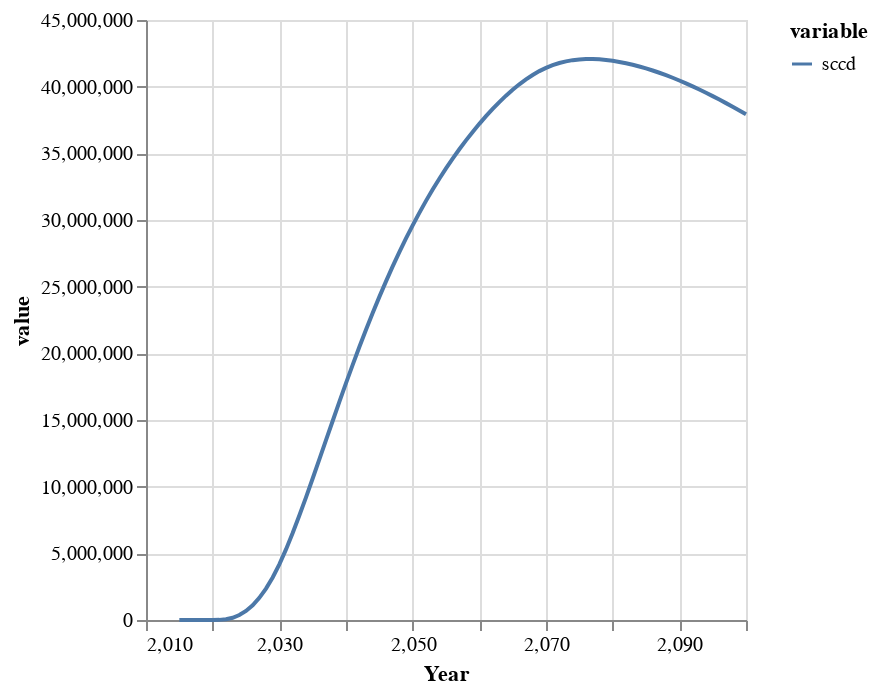

Notebook code for this chart:
### Code cell
df = DataFrame(
    :Year => Mimi.time_labels(m),
    :sccd =>sccd )

stack(df, [:sccd]) |> 

@vlplot(
    :line, 
    x = :Year,
    y = :value,
    color = :variable
)

### Figure 1 — Vega-Lite specification as saved in the notebook (floating-point values rounded to 4 significant figures)
{"data": {"values": [{"Year": 2015, "value": 0, "variable": "sccd"}, {"Year": 2016, "value": 0, "variable": "sccd"}, {"Year": 2017, "value": 0, "variable": "sccd"}, {"Year": 2018, "value": 0, "variable": "sccd"}, {"Year": 2019, "value": 0, "variable": "sccd"}, {"Year": 2020, "value": 0, "variable": "sccd"}, {"Year": 2021, "value": 9835.0, "variable": "sccd"}, {"Year": 2022, "value": 56240.0, "variable": "sccd"}, {"Year": 2023, "value": 168800.0, "variable": "sccd"}, {"Year": 2024, "value": 370100.0, "variable": "sccd"}, {"Year": 2025, "value": 677600.0, "variable": "sccd"}, {"Year": 2026, "value": 1105000.0, "variable": "sccd"}, {"Year": 2027, "value": 1663000.0, "variable": "sccd"}, {"Year": 2028, "value": 2357000.0, "variable": "sccd"}, {"Year": 2029, "value": 3194000.0, "variable": "sccd"}, {"Year": 2030, "value": 4176000.0, "variable": "sccd"}, {"Year": 2031, "value": 5293000.0, "variable": "sccd"}, {"Year": 2032, "value": 6521000.0, "variable": "sccd"}, {"Year": 2033, "value": 7831000.0, "variable": "sccd"}, {"Year": 2034, "value": 9201000.0, "variable": "sccd"}, {"Year": 2035, "value": 10610000.0, "variable": "sccd"}, {"Year": 2036, "value": 12040000.0, "variable": "sccd"}, {"Year": 2037, "value": 13480000.0, "variable": "sccd"}, {"Year": 2038, "value": 14930000.0, "variable": "sccd"}, {"Year": 2039, "value": 16360000.0, "variable": "sccd"}, {"Year": 2040, "value": 17760000.0, "variable": "sccd"}, {"Year": 2041, "value": 19140000.0, "variable": "sccd"}, {"Year": 2042, "value": 20480000.0, "variable": "sccd"}, {"Year": 2043, "value": 21770000.0, "variable": "sccd"}, {"Year": 2044, "value": 23030000.0, "variable": "sccd"}, {"Year": 2045, "value": 24240000.0, "variable": "sccd"}, {"Year": 2046, "value": 25400000.0, "variable": "sccd"}, {"Year": 2047, "value": 26520000.0, "variable": "sccd"}, {"Year": 2048, "value": 27590000.0, "variable": "sccd"}, {"Year": 2049, "value": 28620000.0, "variable": "sccd"}, {"Year": 2050, "value": 29600000.0, "variable": "sccd"}, {"Year": 2051, "value": 30540000.0, "variable": "sccd"}, {"Year": 2052, "value": 31430000.0, "variable": "sccd"}, {"Year": 2053, "value": 32290000.0, "variable": "sccd"}, {"Year": 2054, "value": 33100000.0, "variable": "sccd"}, {"Year": 2055, "value": 33870000.0, "variable": "sccd"}, {"Year": 2056, "value": 34610000.0, "variable": "sccd"}, {"Year": 2057, "value": 35310000.0, "variable": "sccd"}, {"Year": 2058, "value": 35970000.0, "variable": "sccd"}, {"Year": 2059, "value": 36610000.0, "variable": "sccd"}, {"Year": 2060, "value": 37210000.0, "variable": "sccd"}, {"Year": 2061, "value": 37790000.0, "variable": "sccd"}, {"Year": 2062, "value": 38330000.0, "variable": "sccd"}, {"Year": 2063, "value": 38850000.0, "variable": "sccd"}, {"Year": 2064, "value": 39320000.0, "variable": "sccd"}, {"Year": 2065, "value": 39770000.0, "variable": "sccd"}, {"Year": 2066, "value": 40180000.0, "variable": "sccd"}, {"Year": 2067, "value": 40550000.0, "variable": "sccd"}, {"Year": 2068, "value": 40880000.0, "variable": "sccd"}, {"Year": 2069, "value": 41160000.0, "variable": "sccd"}, {"Year": 2070, "value": 41410000.0, "variable": "sccd"}, {"Year": 2071, "value": 41610000.0, "variable": "sccd"}, {"Year": 2072, "value": 41780000.0, "variable": "sccd"}, {"Year": 2073, "value": 41900000.0, "variable": "sccd"}, {"Year": 2074, "value": 41990000.0, "variable": "sccd"}, {"Year": 2075, "value": 42050000.0, "variable": "sccd"}, {"Year": 2076, "value": 42070000.0, "variable": "sccd"}, {"Year": 2077, "value": 42070000.0, "variable": "sccd"}, {"Year": 2078, "value": 42050000.0, "variable": "sccd"}, {"Year": 2079, "value": 42000000.0, "variable": "sccd"}, {"Year": 2080, "value": 41940000.0, "variable": "sccd"}, {"Year": 2081, "value": 41854036, "variable": "sccd"}, {"Year": 2082, "value": 41750000.0, "variable": "sccd"}, {"Year": 2083, "value": 41640000.0, "variable": "sccd"}, {"Year": 2084, "value": 41510000.0, "variable": "sccd"}, {"Year": 2085, "value": 41370000.0, "variable": "sccd"}, {"Year": 2086, "value": 41210000.0, "variable": "sccd"}, {"Year": 2087, "value": 41040000.0, "variable": "sccd"}, {"Year": 2088, "value": 40860000.0, "variable": "sccd"}, {"Year": 2089, "value": 40670000.0, "variable": "sccd"}, {"Year": 2090, "value": 40464042, "variable": "sccd"}, {"Year": 2091, "value": 40250000.0, "variable": "sccd"}, {"Year": 2092, "value": 40020000.0, "variable": "sccd"}, {"Year": 2093, "value": 39790000.0, "variable": "sccd"}, {"Year": 2094, "value": 39540000.0, "variable": "sccd"}, {"Year": 2095, "value": 39290000.0, "variable": "sccd"}, {"Year": 2096, "value": 39030000.0, "variable": "sccd"}, {"Year": 2097, "value": 38770000.0, "variable": "sccd"}, {"Year": 2098, "value": 38490000.0, "variable": "sccd"}, {"Year": 2099, "value": 38220000.0, "variable": "sccd"}, {"Year": 2100, "value": 37940000.0, "variable": "sccd"}]}, "encoding": {"color": {"field": "variable", "type": "nominal"}, "x": {"field": "Year", "type": "quantitative"}, "y": {"field": "value", "type": "quantitative"}}, "mark": "line"}
